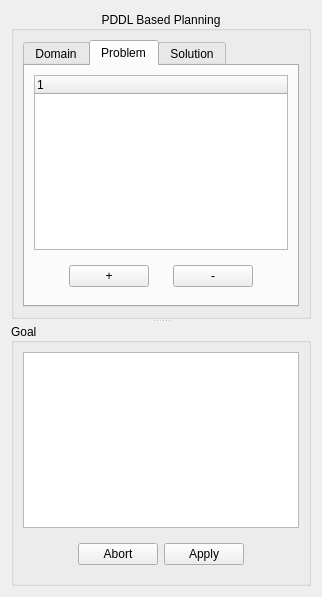
<?xml version="1.0" encoding="UTF-8"?>
<ui version="4.0">
 <class>PlanningWidget</class>
 <widget class="QWidget" name="PlanningWidget">
  <property name="geometry">
   <rect>
    <x>0</x>
    <y>0</y>
    <width>245</width>
    <height>597</height>
   </rect>
  </property>
  <property name="windowTitle">
   <string>Form</string>
  </property>
  <property name="layoutDirection">
   <enum>Qt::LeftToRight</enum>
  </property>
  <layout class="QVBoxLayout" name="verticalLayout_2">
   <item>
    <widget class="QSplitter" name="splitter">
     <property name="orientation">
      <enum>Qt::Vertical</enum>
     </property>
     <widget class="QGroupBox" name="groupBox">
      <property name="sizePolicy">
       <sizepolicy hsizetype="Preferred" vsizetype="Preferred">
        <horstretch>0</horstretch>
        <verstretch>0</verstretch>
       </sizepolicy>
      </property>
      <property name="title">
       <string>PDDL Based Planning</string>
      </property>
      <property name="alignment">
       <set>Qt::AlignCenter</set>
      </property>
      <layout class="QHBoxLayout" name="horizontalLayout_4">
       <item>
        <widget class="QTabWidget" name="tabWidget_Planning">
         <property name="currentIndex">
          <number>1</number>
         </property>
         <widget class="QWidget" name="tab_Domain">
          <attribute name="title">
           <string>Domain</string>
          </attribute>
          <layout class="QHBoxLayout" name="horizontalLayout">
           <item>
            <widget class="QTreeWidget" name="treeWidget_PDDLDomain">
             <column>
              <property name="text">
               <string/>
              </property>
             </column>
            </widget>
           </item>
          </layout>
         </widget>
         <widget class="QWidget" name="tab_Problem">
          <attribute name="title">
           <string>Problem</string>
          </attribute>
          <layout class="QVBoxLayout" name="verticalLayout_3">
           <item>
            <widget class="QTreeWidget" name="treeWidget_PDDLProblem">
             <column>
              <property name="text">
               <string/>
              </property>
             </column>
            </widget>
           </item>
           <item>
            <widget class="QFrame" name="frame_ProblemButton">
             <property name="sizePolicy">
              <sizepolicy hsizetype="Expanding" vsizetype="Fixed">
               <horstretch>0</horstretch>
               <verstretch>0</verstretch>
              </sizepolicy>
             </property>
             <property name="frameShape">
              <enum>QFrame::NoFrame</enum>
             </property>
             <property name="frameShadow">
              <enum>QFrame::Raised</enum>
             </property>
             <layout class="QHBoxLayout" name="horizontalLayout_2">
              <item>
               <spacer name="horizontalSpacer_2">
                <property name="orientation">
                 <enum>Qt::Horizontal</enum>
                </property>
                <property name="sizeType">
                 <enum>QSizePolicy::MinimumExpanding</enum>
                </property>
                <property name="sizeHint" stdset="0">
                 <size>
                  <width>26</width>
                  <height>20</height>
                 </size>
                </property>
               </spacer>
              </item>
              <item>
               <widget class="QPushButton" name="pushButton_ProblemAddItem">
                <property name="sizePolicy">
                 <sizepolicy hsizetype="Fixed" vsizetype="Fixed">
                  <horstretch>0</horstretch>
                  <verstretch>0</verstretch>
                 </sizepolicy>
                </property>
                <property name="text">
                 <string>+</string>
                </property>
               </widget>
              </item>
              <item>
               <spacer name="horizontalSpacer">
                <property name="orientation">
                 <enum>Qt::Horizontal</enum>
                </property>
                <property name="sizeType">
                 <enum>QSizePolicy::Fixed</enum>
                </property>
                <property name="sizeHint" stdset="0">
                 <size>
                  <width>18</width>
                  <height>20</height>
                 </size>
                </property>
               </spacer>
              </item>
              <item>
               <widget class="QPushButton" name="pushButton_ProblemRemoveItem">
                <property name="sizePolicy">
                 <sizepolicy hsizetype="Fixed" vsizetype="Fixed">
                  <horstretch>0</horstretch>
                  <verstretch>0</verstretch>
                 </sizepolicy>
                </property>
                <property name="text">
                 <string>-</string>
                </property>
               </widget>
              </item>
              <item>
               <spacer name="horizontalSpacer_3">
                <property name="orientation">
                 <enum>Qt::Horizontal</enum>
                </property>
                <property name="sizeType">
                 <enum>QSizePolicy::MinimumExpanding</enum>
                </property>
                <property name="sizeHint" stdset="0">
                 <size>
                  <width>26</width>
                  <height>20</height>
                 </size>
                </property>
               </spacer>
              </item>
             </layout>
            </widget>
           </item>
          </layout>
         </widget>
         <widget class="QWidget" name="tab_Solutions">
          <attribute name="title">
           <string>Solution</string>
          </attribute>
          <layout class="QHBoxLayout" name="horizontalLayout_3">
           <item>
            <widget class="QTreeWidget" name="treeWidget_Solutions">
             <column>
              <property name="text">
               <string/>
              </property>
             </column>
            </widget>
           </item>
          </layout>
         </widget>
        </widget>
       </item>
      </layout>
      <zorder>tabWidget_Planning</zorder>
      <zorder>buttonBox</zorder>
     </widget>
     <widget class="QGroupBox" name="groupBox_2">
      <property name="sizePolicy">
       <sizepolicy hsizetype="Preferred" vsizetype="Preferred">
        <horstretch>0</horstretch>
        <verstretch>0</verstretch>
       </sizepolicy>
      </property>
      <property name="title">
       <string>Goal</string>
      </property>
      <property name="alignment">
       <set>Qt::AlignLeading|Qt::AlignLeft|Qt::AlignVCenter</set>
      </property>
      <layout class="QVBoxLayout" name="verticalLayout">
       <item>
        <widget class="QTextEdit" name="textEdit">
         <property name="enabled">
          <bool>true</bool>
         </property>
         <property name="sizePolicy">
          <sizepolicy hsizetype="Preferred" vsizetype="Maximum">
           <horstretch>0</horstretch>
           <verstretch>0</verstretch>
          </sizepolicy>
         </property>
        </widget>
       </item>
       <item>
        <widget class="QFrame" name="frame">
         <property name="sizePolicy">
          <sizepolicy hsizetype="Expanding" vsizetype="Preferred">
           <horstretch>0</horstretch>
           <verstretch>0</verstretch>
          </sizepolicy>
         </property>
         <property name="layoutDirection">
          <enum>Qt::LeftToRight</enum>
         </property>
         <property name="frameShape">
          <enum>QFrame::NoFrame</enum>
         </property>
         <property name="frameShadow">
          <enum>QFrame::Raised</enum>
         </property>
         <layout class="QHBoxLayout" name="horizontalLayout_5">
          <item>
           <widget class="QDialogButtonBox" name="buttonBox">
            <property name="sizePolicy">
             <sizepolicy hsizetype="Fixed" vsizetype="Fixed">
              <horstretch>0</horstretch>
              <verstretch>0</verstretch>
             </sizepolicy>
            </property>
            <property name="layoutDirection">
             <enum>Qt::LeftToRight</enum>
            </property>
            <property name="orientation">
             <enum>Qt::Horizontal</enum>
            </property>
            <property name="standardButtons">
             <set>QDialogButtonBox::Abort|QDialogButtonBox::Apply</set>
            </property>
            <property name="centerButtons">
             <bool>true</bool>
            </property>
           </widget>
          </item>
         </layout>
        </widget>
       </item>
      </layout>
     </widget>
    </widget>
   </item>
  </layout>
 </widget>
 <resources/>
 <connections/>
</ui>
